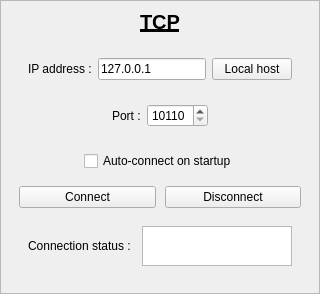
        <widget class="QFrame" name="verticalFrame_tcp_input">
         <property name="frameShape">
          <enum>QFrame::Shape::StyledPanel</enum>
         </property>
         <layout class="QVBoxLayout" name="verticalLayout">
          <property name="leftMargin">
           <number>9</number>
          </property>
          <property name="topMargin">
           <number>9</number>
          </property>
          <property name="rightMargin">
           <number>9</number>
          </property>
          <property name="bottomMargin">
           <number>9</number>
          </property>
          <item>
           <layout class="QHBoxLayout" name="horizontalLayout">
            <property name="leftMargin">
             <number>0</number>
            </property>
            <item>
             <widget class="QLabel" name="label">
              <property name="font">
               <font>
                <pointsize>15</pointsize>
                <bold>true</bold>
                <underline>true</underline>
               </font>
              </property>
              <property name="text">
               <string>TCP</string>
              </property>
              <property name="alignment">
               <set>Qt::AlignmentFlag::AlignCenter</set>
              </property>
              <property name="wordWrap">
               <bool>true</bool>
              </property>
             </widget>
            </item>
           </layout>
          </item>
          <item>
           <layout class="QVBoxLayout" name="verticalLayout_2">
            <property name="leftMargin">
             <number>9</number>
            </property>
            <property name="topMargin">
             <number>9</number>
            </property>
            <property name="rightMargin">
             <number>9</number>
            </property>
            <property name="bottomMargin">
             <number>9</number>
            </property>
            <item>
             <layout class="QHBoxLayout" name="horizontalLayout_8">
              <property name="leftMargin">
               <number>9</number>
              </property>
              <property name="topMargin">
               <number>9</number>
              </property>
              <property name="rightMargin">
               <number>9</number>
              </property>
              <property name="bottomMargin">
               <number>9</number>
              </property>
              <item>
               <widget class="QLabel" name="label_3">
                <property name="text">
                 <string>IP address :</string>
                </property>
               </widget>
              </item>
              <item>
               <widget class="QLineEdit" name="lineEdit_tcp_manual_input">
                <property name="minimumSize">
                 <size>
                  <width>90</width>
                  <height>0</height>
                 </size>
                </property>
                <property name="text">
                 <string notr="true">127.0.0.1</string>
                </property>
               </widget>
              </item>
              <item>
               <widget class="QPushButton" name="pushButton_tcp_input_localhost">
                <property name="text">
                 <string>Local host</string>
                </property>
               </widget>
              </item>
             </layout>
            </item>
            <item>
             <layout class="QHBoxLayout" name="horizontalLayout_13">
              <property name="leftMargin">
               <number>9</number>
              </property>
              <property name="topMargin">
               <number>9</number>
              </property>
              <property name="rightMargin">
               <number>9</number>
              </property>
              <property name="bottomMargin">
               <number>9</number>
              </property>
              <item>
               <spacer name="horizontalSpacer_16">
                <property name="orientation">
                 <enum>Qt::Orientation::Horizontal</enum>
                </property>
                <property name="sizeHint" stdset="0">
                 <size>
                  <width>40</width>
                  <height>20</height>
                 </size>
                </property>
               </spacer>
              </item>
              <item>
               <widget class="QLabel" name="label_4">
                <property name="text">
                 <string>Port :</string>
                </property>
               </widget>
              </item>
              <item>
               <widget class="QSpinBox" name="spinBox_tcp_input_port">
                <property name="minimum">
                 <number>10110</number>
                </property>
                <property name="maximum">
                 <number>65535</number>
                </property>
               </widget>
              </item>
              <item>
               <spacer name="horizontalSpacer_17">
                <property name="orientation">
                 <enum>Qt::Orientation::Horizontal</enum>
                </property>
                <property name="sizeHint" stdset="0">
                 <size>
                  <width>40</width>
                  <height>20</height>
                 </size>
                </property>
               </spacer>
              </item>
             </layout>
            </item>
           </layout>
          </item>
          <item>
           <layout class="QHBoxLayout" name="horizontalLayout_14">
            <item>
             <spacer name="horizontalSpacer_27">
              <property name="orientation">
               <enum>Qt::Orientation::Horizontal</enum>
              </property>
              <property name="sizeHint" stdset="0">
               <size>
                <width>40</width>
                <height>20</height>
               </size>
              </property>
             </spacer>
            </item>
            <item>
             <widget class="QCheckBox" name="checkBox_tcp_autoconnect">
              <property name="text">
               <string>Auto-connect on startup</string>
              </property>
             </widget>
            </item>
            <item>
             <spacer name="horizontalSpacer_28">
              <property name="orientation">
               <enum>Qt::Orientation::Horizontal</enum>
              </property>
              <property name="sizeHint" stdset="0">
               <size>
                <width>40</width>
                <height>20</height>
               </size>
              </property>
             </spacer>
            </item>
           </layout>
          </item>
          <item>
           <widget class="QFrame" name="gridFrame_1">
            <layout class="QGridLayout" name="gridLayout_8">
             <property name="leftMargin">
              <number>9</number>
             </property>
             <property name="topMargin">
              <number>9</number>
             </property>
             <property name="rightMargin">
              <number>9</number>
             </property>
             <property name="bottomMargin">
              <number>9</number>
             </property>
             <property name="spacing">
              <number>9</number>
             </property>
             <item row="0" column="1">
              <widget class="QPushButton" name="pushButton_disconnect_tcp_input">
               <property name="text">
                <string>Disconnect</string>
               </property>
              </widget>
             </item>
             <item row="0" column="0">
              <widget class="QPushButton" name="pushButton_connect_tcp_input">
               <property name="text">
                <string>Connect</string>
               </property>
              </widget>
             </item>
             <item row="1" column="0" colspan="2">
              <layout class="QHBoxLayout" name="horizontalLayout_12">
               <property name="leftMargin">
                <number>9</number>
               </property>
               <property name="topMargin">
                <number>9</number>
               </property>
               <property name="rightMargin">
                <number>9</number>
               </property>
               <property name="bottomMargin">
                <number>9</number>
               </property>
               <item>
                <widget class="QLabel" name="label_2">
                 <property name="text">
                  <string>Connection status :</string>
                 </property>
                </widget>
               </item>
               <item>
                <widget class="QPlainTextEdit" name="plainTextEdit_connection_status_tcp">
                 <property name="sizePolicy">
                  <sizepolicy hsizetype="Expanding" vsizetype="Fixed">
                   <horstretch>0</horstretch>
                   <verstretch>0</verstretch>
                  </sizepolicy>
                 </property>
                 <property name="maximumSize">
                  <size>
                   <width>150</width>
                   <height>40</height>
                  </size>
                 </property>
                 <property name="plainText">
                  <string/>
                 </property>
                </widget>
               </item>
              </layout>
             </item>
            </layout>
           </widget>
          </item>
         </layout>
        </widget>
